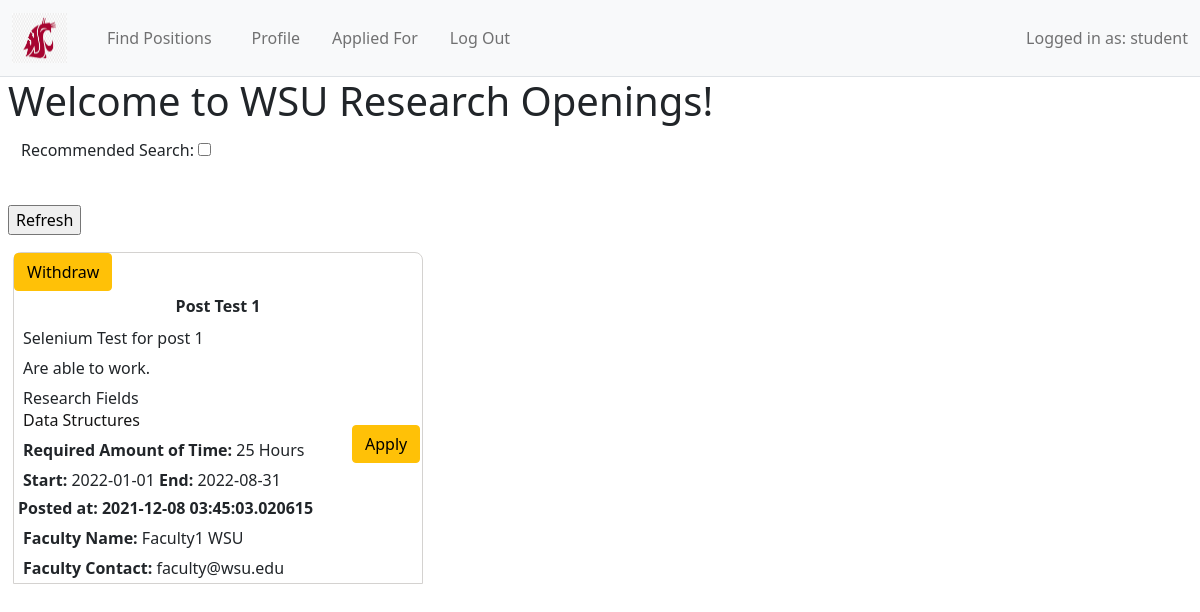
The app's page /index (signed in) with its own data.
### app/Model/models.py (models this page shows, shortened)
class User(db.Model, UserMixin):
    __tablename__ = 'user'
    id = db.Column(db.Integer, primary_key=True) #id of user
    username = db.Column(db.String(64))
    firstname = db.Column(db.String(64))
    lastname = db.Column(db.String(64))
    email =  db.Column(db.String(120), unique = True)
    password_hash = db.Column(db.String(128))
    userType = db.Column(db.String(64))
    posts = db.relationship('Post', backref='writer', lazy = 'dynamic')
    __mapper_args__ = {
        'polymorphic_identity':'user',
        'polymorphic_on':userType
    }

class Post(db.Model):
    id = db.Column(db.Integer, primary_key=True) #holds post id
    user_id = db.Column(db.Integer, db.ForeignKey('user.id'))
    username = db.Column(db.String(150)) #holds username
    applicants = db.relationship('Application', backref = 'jobPost')
    title = db.Column(db.String(150)) #holds post title
    description = db.Column(db.String(1500)) #holds post body
    timestamp = db.Column(db.DateTime, index=True, default=datetime.utcnow) #records timestamp of when post was made
    startDate = db.Column(db.String(20)) # will hold start date for job
    endDate = db.Column(db.String(20)) # will hold end date for job
    requiredTime = db.Column(db.Text) # will hold required amount of time
    qualifications = db.Column(db.String(1500)) #will hold qualifications needed for the job
    researchFields = db.relationship('Tag', secondary =  createTags, primaryjoin = (createTags.c.post_id == id), backref=db.backref('createTags', lazy='dynamic'), lazy = 'dynamic')
    facultyFirst = db.Column(db.String(26))
    facultyLast = db.Column(db.String(26))
    facultyEmail = db.Column(db.String(26))
    facultyUsername = db.Column(db.String(26))

class Tag(db.Model):
    id = db.Column(db.Integer, primary_key = True) #holds tag id's
    name = db.Column(db.String(20))

### app/Controller/routes.py (the view)
@bp_routes.route("/", methods = ['GET'])
@bp_routes.route("/index", methods = ['GET', 'POST'])
@login_required
def index():
    posts = Post.query.order_by(Post.timestamp.desc())
    rform = RecommendedSearchForm()
    if current_user.userType == "student":
        if rform.validate_on_submit():
            if rform.boolField.data == True:
                recommended = []
                postFields = []
                student_interests = [ rt.name for rt in current_user.researchtopic_tag.all()]
                print(student_interests)
                for post in posts:
                    for field in post.researchFields:
                        if str(field) in student_interests:
                            recommended.append(post)
                            break
                return render_template('index.html', title = 'Research Postings Portal', posts = recommended, form = rform)
    user = User.query.filter_by(id = current_user.id)
    return render_template('index.html', title = 'Research Postings Portal', posts = posts.all(), user = user, form = rform)

### app/Controller/forms.py
class RecommendedSearchForm(FlaskForm):
    boolField = BooleanField("Recommended Positions")
    refresh = SubmitField("Refresh")

### app/Model/models.py (called while the page is built)
@login.user_loader
def load_user(id):
    return User.query.get(int(id))

    def isApplied(self, newJob):
        print(Application.query.filter_by(post_id=newJob.id).all())
        print(Application.query.filter_by(student_id = self.id).all())
        return (Application.query.filter_by(post_id=newJob.id).filter_by(student_id = self.id).count())

    def __repr__(self):
        return '{} - {} - {}'.format(self.id, self.post_id, self.student_id)

### app/View/templates/index.html (shortened to what this page needs)
{% extends "base.html" %}
{% block content %}
    <h1>Welcome to WSU Research Openings!</h1>
    {% if posts %}
        <form action="" method="post">
            <div class="formselect">
                Recommended Search: {{form.boolField}}
            </div>
            {{ form.refresh(class="button") }}
        </form>
    {% endif %}
    <div class = "postlist">
        {% for post in posts %}
            <div class = "postboy">
                {% include '_post.html' %}
            </div>
        {% endfor %}
    </div>
 </div>
{% endblock %}

### app/View/templates/base.html (shortened to what this page needs)
<html>
    <head>
        <link href="https://cdn.jsdelivr.net/npm/bootstrap@5.1.3/dist/css/bootstrap.min.css" rel="stylesheet">
        <link rel="stylesheet" href="{{ url_for('static', filename='css/css/main.css') }}">
     </head>
    <body>
        <nav class="navbar navbar-expand-lg navbar-light bg-light border-bottom">
            <div class="container-fluid">
                {% if current_user.is_anonymous %}
                <a class="navbar-brand" href="{{ url_for('auth.login') }}">
                {% else %}
                <a class="navbar-brand" href="{{ url_for('routes.index') }}">
                {% endif %}
                <img src="{{ url_for('static', filename='img/331-3317404_about-this-page-washington-state-university-mascot.png') }}" alt="" width="55" height="50" class="d-inline-block align-text-top">
              </a>
              <div class="collapse navbar-collapse" id="navbarSupportedContent">
                <ul class="navbar-nav me-auto mb-2 mb-lg-0">
                {% if current_user.is_anonymous %}
                {% else %}
                <li class="nav-item mx-3">
                    <a class="nav-link" aria-current="page" href="{{ url_for('routes.index') }}">Find Positions</a>
                </li>
                {% endif %}
                {% if current_user.is_anonymous %}
                    <li class="nav-item  mx-2">
                        <a class="nav-link" href="{{ url_for('auth.login') }}">Log in</a>
                    </li>
                {% else %}
                    {% if current_user.userType == "student" %}
                    <li class="nav-item  mx-2">
                        <a class="nav-link" href="{{ url_for('routes.display_profile', uid = current_user.id, aid = -1) }}">Profile</a>
                    </li>
                    {% endif %}
                    {% if current_user.userType == "student" %}
                          <li class="nav-item  mx-2">
                            <a class="nav-link" href="{{ url_for('routes.applicationStatus') }}">Applied For</a>
                        </li>
                    {% endif %}
                        <li class="nav-item  mx-2">
                            <a class="nav-link" href="{{ url_for('auth.logout') }}">Log Out</a>
                            </li>
                    </ul>
                {% endif %}
                {% if current_user.is_anonymous %}
                {% else %}
                    <span class= "navbar-text">
                        Logged in as: {{current_user.username}}
                    </span>
                {% endif %}
              </div>
            </div>
          </nav>
        <div class = 'ms-2'>{% block content %}{% endblock %}</div>
    </body>
</html>

### app/View/templates/_post.html (shortened to what this page needs)
<table class = "posttable" style = "width:100%" valign="top">
    <tr>
        <td colspan="3"><div class="posttitle"> {{post.title}} </div>
        </td>
    </tr>
        <td width="80%" >
            <div class="postmessage">
              {{ post.description }}
           </div>
           <div class="postmessage">
            {{ post.qualifications }}
         </div>
         <div class="postmessage">
            Research Fields
            {% for tag in post.researchFields.all() %}
                    <div class = "tagitem">
                        <span style = "color: rgb(22, 21, 21);"> {{ tag.name }}</span>
                    </div>
            {% endfor %}
         </div>
         <div class="postmessage">
            <b>Required Amount of Time: </b> {{ post.requiredTime }}
         </div>
         <div class="postmessage">
            <b>Start:</b> {{ post.startDate }}<b> End: </b>{{ post.endDate }}
         </div>
         <div class="posttimestamp">
            Posted at: {{ post.timestamp }}
         </div>
         <div class="postmessage">
            <b>Faculty Name:</b> {{ post.facultyFirst }} {{ post.facultyLast }}
         </div>
         <div class="postmessage">
            <b>Faculty Contact:</b> {{post.facultyEmail}}
         </div>
        </td>
        {% if current_user.userType == "student" %}
        <td>
            <form action="{{ url_for('routes.createApplication', post_id = post.id, student_id = current_user.id) }}" method="POST">
               <input type="submit" value="Apply" class="btn btn-warning">
         </form>
        </td>
            {% if current_user.isApplied(post) == 1 %}
               <form action="{{url_for('routes.withdrawApplication', post_id=post.id)}}" method="POST">
                     <input type="submit" value="Withdraw" class="btn btn-warning">
               </form>
            {% endif %}
        {% endif %}
</table>

### app/View/static/css/css/main.css (style rules this page uses)
.posttable { width : 100%; margin: 0px; }
.posttitle { text-align: center; font-weight: bold; padding : 3px; font-style: Georgia; }
.postmessage { padding : 3px; font-style: Georgia; width: 330px; padding-top: 5px; border-width: 1px; word-wrap: break-word; margin-left: 5px; }
.posttimestamp { padding : 3px; font-style: Georgia; font-weight: bold; text-align: left; margin-top: 0px; }
.formselect { width: 50%; height: 60px; font-style: Georgia; margin: 10; padding: 3px; }
.postlist { display: flex; flex-wrap: wrap; }
.postboy { border-bottom-color: rgb(212, 210, 208); border-bottom-style: solid; border-bottom-width: 1px; border-image-repeat: stretch; border-left-color: rgb(212, 210, 208); border-left-style: solid; border-left-width: 1px; border-right-color: rgb(212, 210, 208); border-right-style: solid; border-right-width: 1px; border-top-color: rgb(212, 210, 208); border-top-left-radius: 8px; border-top-right-radius: 8px; border-top-style: solid; border-top-width: 1px; box-shadow: none; cursor: pointer; display: block; font-family :"Noto Sans", "Helvetica Neue", Helvetica, Arial, sans-serif; font-size: 14px; font-style: normal; line-height: 17px; margin-bottom: 12px; margin-top: 1px; position: relative; width: 410px; margin-left: 5px; margin-right: 5px; }

### records on screen
User: username "student"
Post: title "Post Test 1", description "Selenium Test for post 1", qualifications "Are able to work.", requiredTime "25 Hours", startDate "2022-01-01", endDate "2022-08-31", timestamp "2021-12-08 03:45:03.020615", facultyFirst "Faculty1", facultyLast "WSU", facultyEmail "faculty@wsu.edu"
Tag: name "Data Structures"
